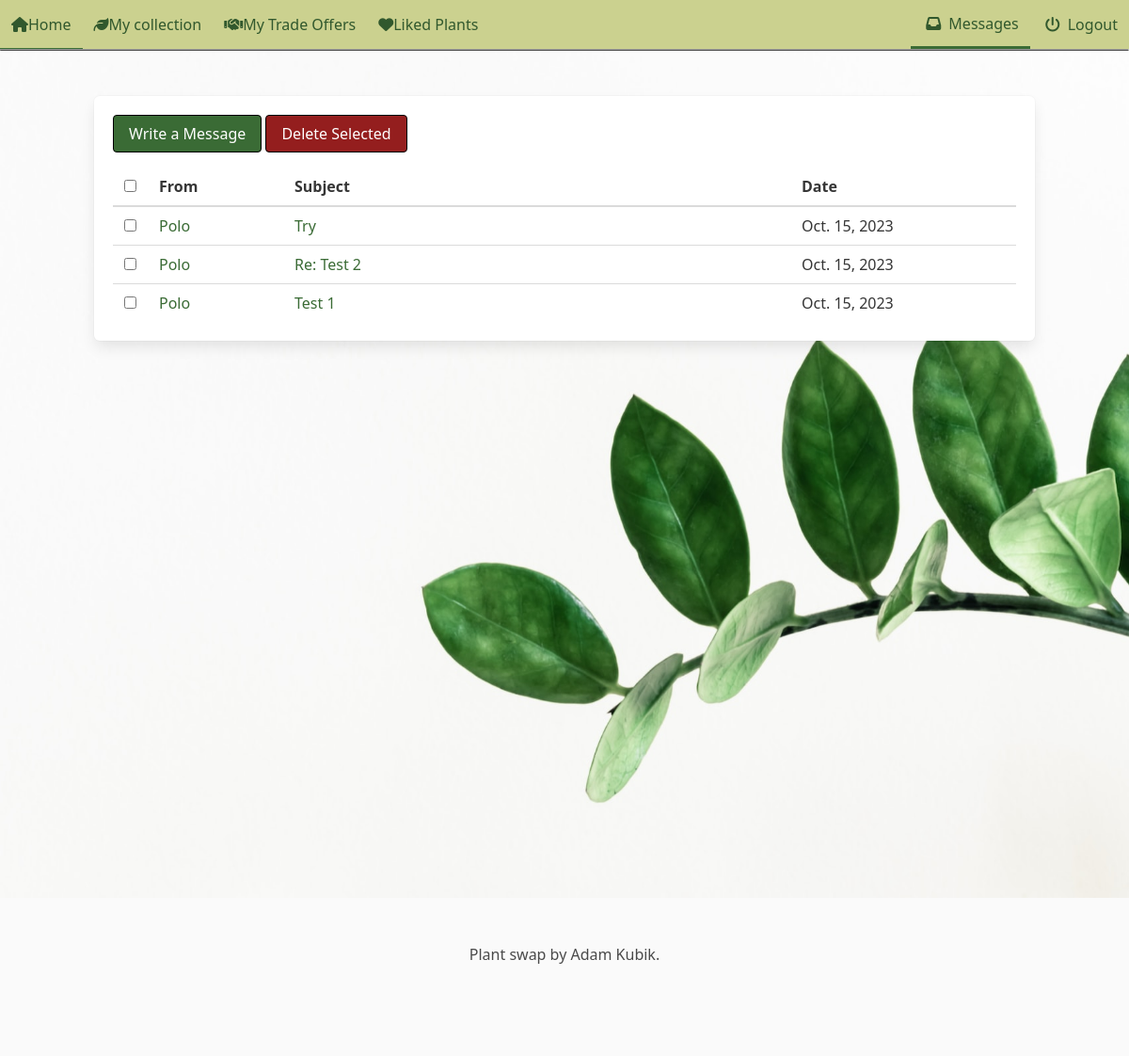
Before: /accounts/messages/ (signed in) with the older database file.
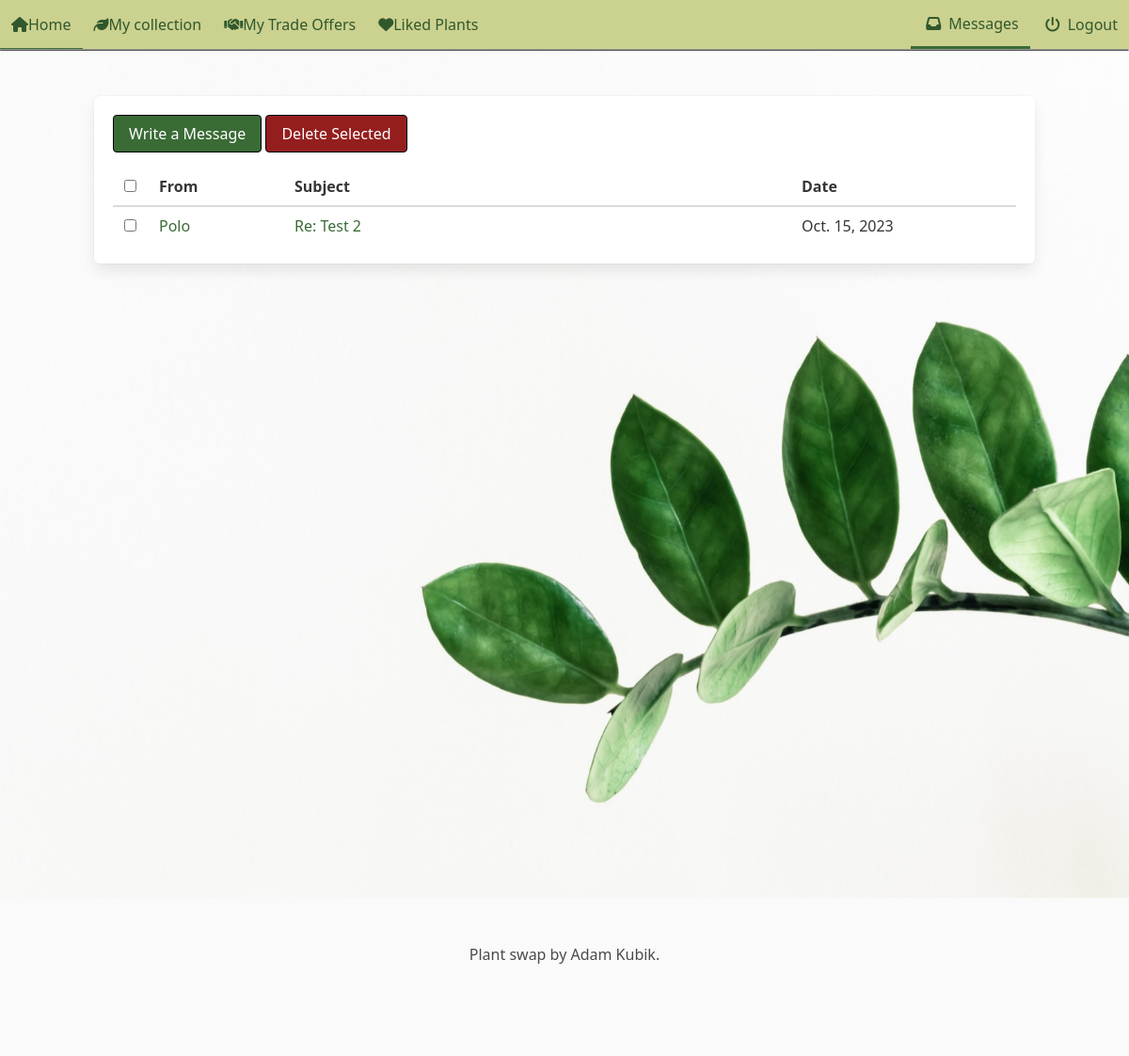
After: the same page with the newer database file.
### accounts/models.py (models this page shows, shortened)
class Message(models.Model):
    subject = models.CharField(max_length=32)
    body = models.TextField(max_length=500)
    sender = models.ForeignKey(settings.AUTH_USER_MODEL, on_delete=models.DO_NOTHING, related_name='sent_messages')
    receiver = models.ForeignKey(settings.AUTH_USER_MODEL, on_delete=models.DO_NOTHING, related_name='received_messages')
    date_sent = models.DateTimeField(auto_now_add=True, max_length=32)
    read = models.BooleanField(default=False)
    slug_subject = models.SlugField(max_length=64, blank=True)
    @property
    def older(self):
        return date.today() > self.date_sent.date()

### accounts/views.py (the view, shortened to what this page needs)
# urls.py: path('messages/', views.messages_view.as_view(), name='messages'),
class messages_view(LoginRequiredMixin, generic.ListView):
    def get(self, request):
        messages = Message.objects.filter(receiver=request.user).order_by('-date_sent')
        context = {'messages':messages}
        return render(request, 'accounts/messages.html', context)

### accounts/templates/accounts/messages.html (shortened to what this page needs)
{% extends "base.html" %}
{% load static %}
{% block header %}
<link rel="stylesheet" href="{% static 'plant_collection/css/no_padding_section.css' %}">
<link rel="stylesheet" href="{% static "accounts/css/max.css" %}">
{% endblock %}
{% block content %}
<section class='section'>
    <form class='box need-max-message' method='post' action="{% url 'accounts:messages' %}">
        <a class='button forest-green-button is-responsive' href="{% url 'accounts:write_message' name='@' %}" >Write a Message</a>
        <a class="button decline-button is-responsive modal_open" tabindex=0>Delete Selected</a>
        <div>
            <table class='table is-hoverable is-fullwidth'>
                <thead>
                    <tr>
                        <th><input type="checkbox" aria-label='Select all' id="select-all"></th>
                        <th>From</th>
                        <th>Subject</th>
                        <th>Date</th>
                    </tr>
                </thead>
                <tbody>
                    {% for message in messages %}
                    {% if not message.read %}
                    <tr class='has-text-weight-bold is-size-6-desktop is-size-7-touch'>
                        <td style="width:0"><input aria-label='Select message' name="{{message.slug_subject}}" type="checkbox" class='message-checkbox'></td>
                        <td style='width:15%'><a href="{% url 'accounts:write_message' name=message.sender %}">{{ message.sender }}</a></td>
                        <td><a href="{% url 'accounts:message' slug=message.slug_subject %}">{{ message.subject }}</a></td>
                        {% if message.older %}
                        <td style='width:50%'>{{ message.date_sent|date }}</td>
                        {% elif not message.older %}
                        <td style='width:25%'>{{ message.date_sent|time }}</td>
                        {% endif %}
                    </tr>
                    {% else %}
                    <tr class="is-size-6-desktop is-size-7-touch">
                        <td style="width:0"><input name="{{message.slug_subject}}" type="checkbox" class='message-checkbox'></td>
                        <td style='width:15%'><a href="{% url 'accounts:write_message' name=message.sender %}">{{ message.sender }}</a></td>
                        <td><a href="{% url 'accounts:message' slug=message.slug_subject %}">{{ message.subject }}</a></td>
                        {% if message.older %}
                        <td style='width:25%'>{{ message.date_sent|date }}</td>
                        {% elif not message.older %}
                        <td style='width:25%'>{{ message.date_sent|time }}</td>
                        {% endif %}
                    </tr>
                    {% endif %}
                    {% endfor %}
                </tbody>
            </table>
        </div>
    </form>
</section>
{% endblock content %}

### plant_collection/templates/base.html (shortened to what this page needs)
<!DOCTYPE html>
<html lang='en'>
    <head>
        {% load static %}
        <link rel="stylesheet" href="{% static "plant_collection/css/base.css" %}">
        <link rel="stylesheet" href="{% static 'plant_collection/css/hover.css' %}">
        <link rel="stylesheet" href="{% static 'plant_collection/css/divider.css' %}">
        <link rel="stylesheet" href="{% static 'plant_collection/css/coloring.css' %}">
        <link rel="stylesheet" href="{% static 'plant_collection/css/message_dot.css' %}">
        {% block header %}{% endblock header %}
    </head>
    <body>
        <div style='position: sticky; top:0px; z-index: 2;'>
            <nav class='navbar sage-green'>
            <div class='navbar-brand'>
                <a href="{% url 'plant_collection:front_page' %}" class='navbar-item is-tab forest-green'>
                <i class="fa-solid fa-house"></i>Home
                </a>
                {% if user.is_authenticated %}
                <a href="{% url 'plant_collection:personal_collection' %}" class='navbar-item is-tab forest-green'>
                <i class="fa-solid fa-leaf"></i>My collection
                </a>
                {% endif %}
            </div>
            <div class='navbar-menu sage-green' id="navMenu">
                <div class='navbar-start'>
                {% if user.is_authenticated %}
                <a href="{% url 'accounts:trades' %}" class='navbar-item is-tab forest-green'>
                    <i class="fa-solid fa-handshake"></i>My Trade Offers
                </a>
                <a href="{% url 'accounts:liked_list' %}" class='navbar-item is-tab forest-green'>
                    <i class="fa-solid fa-heart"></i>Liked Plants
                </a>
                {% endif %}
                </div>
                <div class='navbar-end'>
                    {% if user.is_authenticated %}
                    <a href="{% url 'accounts:messages' %}" class='navbar-item forest-green is-tab'>
                    <span class="icon-text"><span class="icon"><i class="fa-solid fa-inbox"></i></span><span>Messages</span>
                    </span>
                    </a>
                    {% endif %}
                    {% if user.is_authenticated %}
                    <a href="{% url 'accounts:logout' %}" class='navbar-item forest-green is-tab'>
                    <span class='icon-text'><span class='icon'><i class="fa-solid fa-power-off"></i></span><span>Logout</span></span>
                    </a>
                    {% else %}
                    <a href="{% url 'accounts:login' %}" class='navbar-item forest-green is-tab'>
                    <span class='icon-text'><span class='icon'><i class="fa-solid fa-user"></i></span><span>Login/Signup</span></span>
                    </a>
                    {% endif %}
                </div>
            </div>
            </nav>
        <div class='divider'></div>
        </div>
        <div class='back-image' style='min-height:900px; overflow:hidden;'>
            {% block content %}
            {% endblock %}
        </div>
        <footer class="footer">
            <div class="content has-text-centered">
              <p>
                Plant swap by Adam Kubik.
              </p>
            </div>
          </footer>
    </body>
</html>

### plant_collection/static/plant_collection/css/divider.css (style rules this page uses)
.divider { border-bottom: 1px solid #000000; display: block; margin-left: auto; margin-right: auto; border-style: inset; border-width: 1px; width: 100%; }

### plant_collection/static/plant_collection/css/coloring.css (style rules this page uses)
a { color: #3A6B35 ; }
.forest-green { color: rgb(49, 88, 45) !important; }
.sage-green { background-color: #CBD18F; }
.forest-green-button { background-color: #3A6B35; color: white; border: 1px solid black; }
.decline-button { background-color: hsl(0, 66%, 35%); color: white; border: 1px solid black; }
.navbar-active { border-bottom: 3px solid #3A6B35 !important; }

### accounts/static/accounts/css/max.css (style rules this page uses)
.need-max-message { max-width: 1000px; margin-left: auto; margin-right: auto; }

### accounts/templates/accounts/messages.html (style rules this page uses)
table { margin-top: 2vh; }

Changed rows visible on the page:
removed Message: sender "Polo", subject "Try", date_sent "Oct. 15, 2023"
removed Message: sender "Polo", subject "Test 1", date_sent "Oct. 15, 2023"
